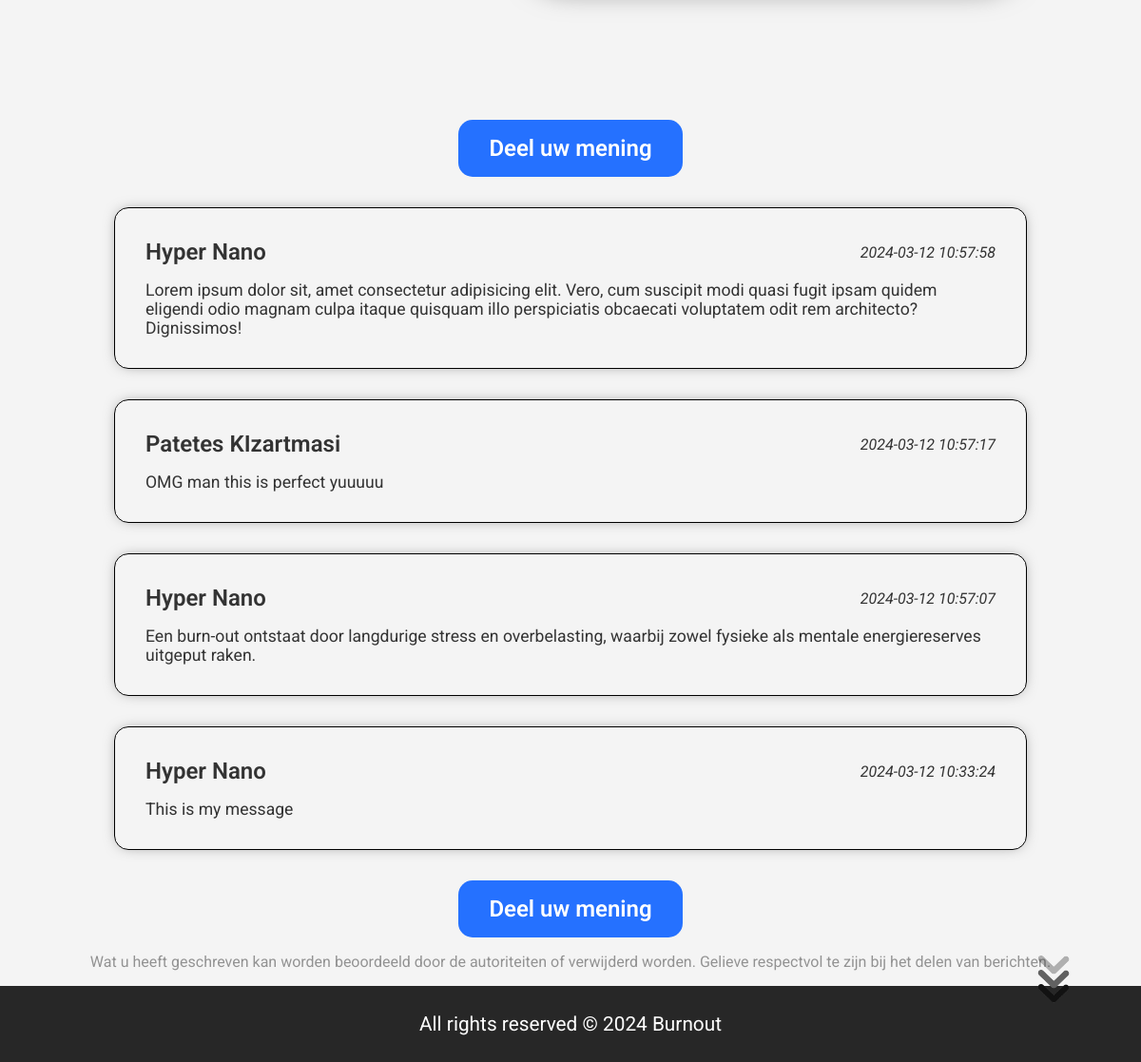
The app's page /pages/meningen.php (lower part), older data.
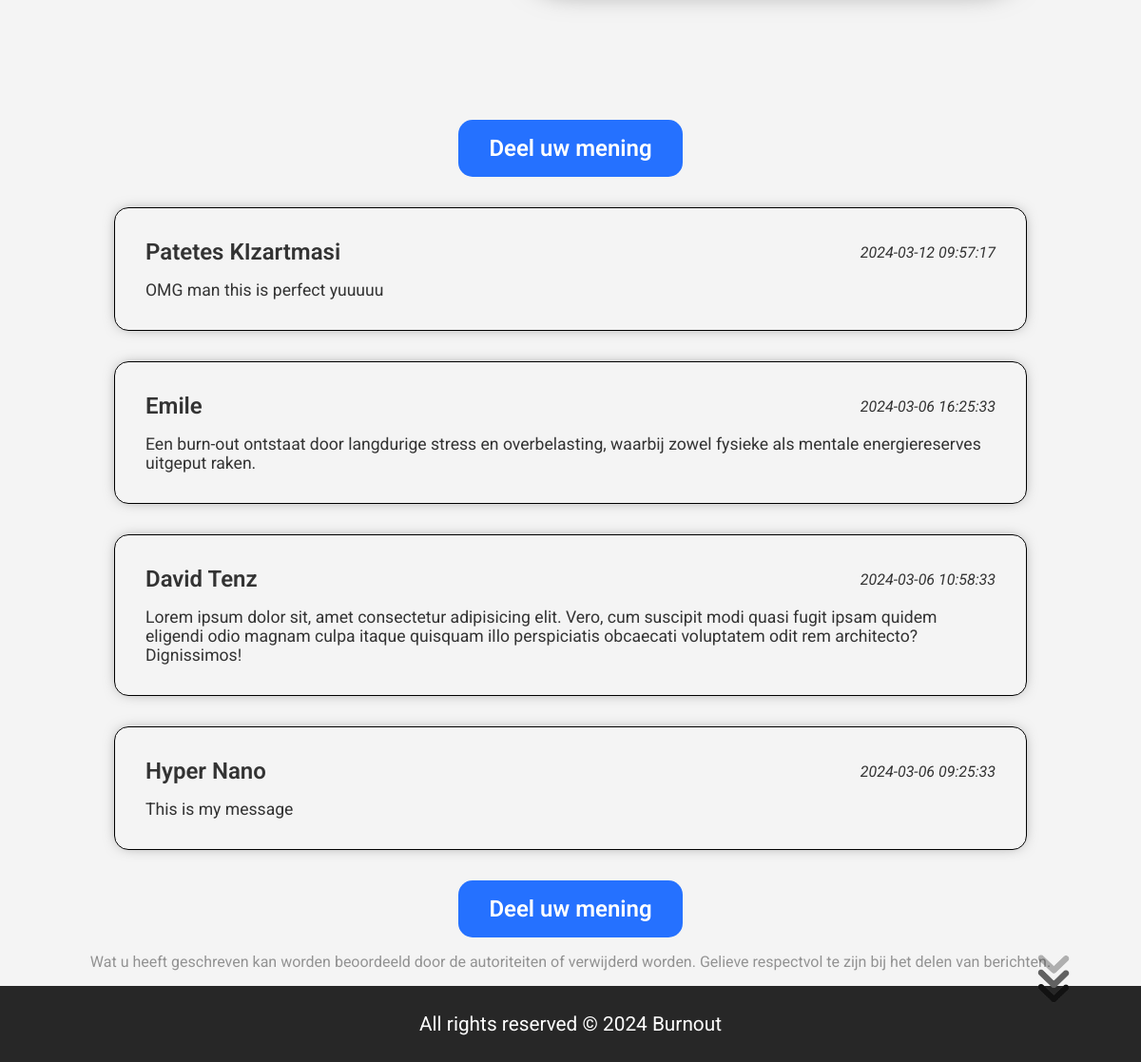
The same page, newer data.
### tables this page shows
CREATE TABLE IF NOT EXISTS `posts` (
  `id` int NOT NULL AUTO_INCREMENT,
  `name` varchar(255) NOT NULL,
  `message` varchar(255) NOT NULL,
  `date` timestamp NOT NULL DEFAULT CURRENT_TIMESTAMP,
  PRIMARY KEY (`id`)
);

### pages/meningen.php (the view, shortened to what this page needs)
<!DOCTYPE html>
<html lang="en">
<head>
    <link rel="stylesheet" href="../style.css" />
    <link rel="stylesheet" href="../styles/meningen.css" />
</head>
<body>
    <section id="meningen-main">
        <a href="#mening-button">
            <img src="/images/arrow.gif" alt="scroll down" class="scroll-down" />
        </a>
    </section>
    <a href="./newMening.php#meningen-form" class="mening-button" id="mening-button">Deel uw mening</a>
    <div id="meningen-posts">
        <?php
        require '../database/db_conn.php';
        $sql = "SELECT * FROM posts ORDER BY date desc";
        $result = mysqli_query($conn, $sql);
        while ($row = mysqli_fetch_assoc($result)) {
            echo '<div class="post">';
            echo '<div class="top-bar">';
            echo '<div class="username">' . $row['name'] . '</div>';
            echo '<div class="date">' . $row['date'] . '</div>';
            echo '</div>';
            echo '<div class="message">' . nl2br($row['message']) . '</div>';
            echo '</div>';
        }
        ?>
    </div>
    <a href="./newMening.php#meningen-form" class="mening-button" id="mening-button">Deel uw mening</a>
    <p class="details">
        Wat u heeft geschreven kan worden beoordeeld door de autoriteiten of verwijderd worden. Gelieve
        respectvol te zijn bij het delen van berichten.
    </p>
    <?php require '../includes/footer.php' ?>
</body>
</html>

### includes/footer.php
<footer>
    <p>All rights reserved &copy; 2024 Burnout</p>
</footer>

### style.css (style rules this page uses)
:root { --background-color: #f4f4f4; --background-secondary-color: #eaeaea; --primary-color: #2571ff; --primary-hover-color: #1e5fc3; --text-color: #333; --width: 80%; --border-radius: 25px; }
* { padding: 0; margin: 0; box-sizing: border-box; }
html { scroll-behavior: smooth; }
body { font-family: "Roboto", sans-serif; background-color: var(--background-color); color: var(--text-color); overflow-x: hidden; }
a { text-decoration: none; color: var(--text-color); cursor: pointer; }
.scroll-down { position: absolute; bottom: 20px; right: 50px; bottom: 50px; width: 80px; height: 80px; transform: rotate(90deg); }
section, main { min-height: 90vh; margin: 0 auto; display: flex; flex-direction: column; justify-content: center; align-items: center; }
footer { background-color: #272727; color: #fff; height: 10vh; width: 100%; display: flex; justify-content: center; align-items: center; padding: 20px 0; font-size: 1.3rem; }

### styles/meningen.css (style rules this page uses)
body { display: flex; flex-direction: column; justify-content: center; align-items: center; }
#meningen-main { width: var(--width); display: flex; flex-direction: column; align-items: center; gap: 3rem; padding: 2rem 0; }
.details { font-size: 1rem; opacity: 0.5; margin: 1rem 0; }
#meningen-posts { padding: 2rem 0; width: var(--width); margin: 0 auto; display: flex; flex-direction: column; justify-content: center; align-items: center; gap: 2rem; }
#meningen-posts .post { width: 100%; display: flex; flex-direction: column; gap: 1rem; padding: 2rem; border: 1px solid #000; border-radius: 15px; box-shadow: 0px 0px 15px -5px rgba(0, 0, 0, 0.5); }
#meningen-posts .post .top-bar { display: flex; width: 100%; align-items: center; justify-content: space-between; }
#meningen-posts .post .top-bar .username { font-size: 1.5rem; font-weight: 600; }
#meningen-posts .post .top-bar .date { font-size: 1rem; font-weight: 400; font-style: italic; }
#meningen-posts .post .message { font-size: 1.1rem; word-break: break-word; font-weight: 400; }
.mening-button { padding: 1rem 2rem; font-size: 1.5rem; font-weight: 600; border: none; border-radius: 15px; background-color: var(--primary-color); color: #fff; cursor: pointer; transition: 0.3s; margin: 0 auto; }

Row changes from the older to the newer data that the page shows:
changed posts "Patetes KIzartmasi": date "2024-03-12 10:57:17" → "2024-03-12 09:57:17"
changed posts: name "Hyper Nano" → "Emile"; date "2024-03-12 10:57:07" → "2024-03-06 16:25:33"
changed posts: name "Hyper Nano" → "David Tenz"; date "2024-03-12 10:57:58" → "2024-03-06 10:58:33"; moves down the list
changed posts "Hyper Nano": date "2024-03-12 10:33:24" → "2024-03-06 09:25:33"
